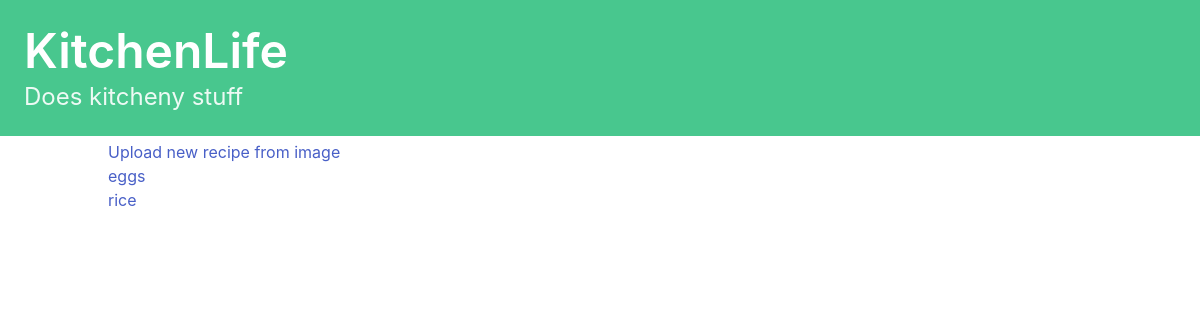
Page /recipes/ on the earlier database version.
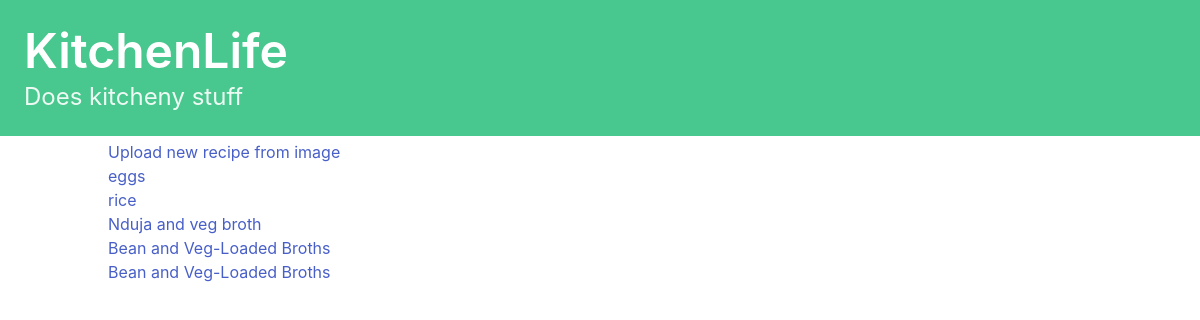
Same page on the later database version.
### recipes/models.py (models this page shows, shortened)
class Recipe(models.Model):
    name = models.CharField(max_length=200)
    method = models.TextField(max_length=2000)
    ingredients_string = models.TextField(max_length=500)#Plain text of ingredients
    book = models.CharField(max_length=200, null = True, blank = True)
    page = models.CharField(max_length=5, null = True, blank = True)
    serves = models.CharField(max_length=5, null = True, blank = True)
    description = models.TextField(max_length=200, null = True, blank = True)

### recipes/views.py (the view)
# urls.py: path('', views.index, name='index'),
def index(request):
    recipe_list = Recipe.objects.all()
    template = loader.get_template('recipes/index.html')
    context = {'recipe_list': recipe_list}
    return render(request, 'recipes/index.html', context)

### recipes/templates/recipes/index.html
{% extends 'base.html' %}
{% block content %}
<ul><a href="{% url 'recipes:upload' %}">Upload new recipe from image</a>
{% if recipe_list %}
    {% for recipe in recipe_list %}
    <li><a href="{% url 'recipes:detail' recipe.id %}">{{ recipe.name }}</a></li>
    {% endfor %}
{% else %}
    <p>No recipes are available.</p>
{% endif %}
</ul>
{% endblock content %}

### kitchenlife/templates/base.html (shortened to what this page needs)
<!DOCTYPE html>
<html lang="en">
<head>
    <link rel="stylesheet"
          href="https://cdn.jsdelivr.net/npm/bulma@0.9.3/css/bulma.min.css">
</head>
<body>
    <a href="{% url 'index' %} ">
    <section class="hero is-small is-success mb-4">
        <div class="hero-body">
            <h1 class="title is-1">KitchenLife</h1>
            <p class="subtitle is-4">
                Does kitcheny stuff
            </p>
        </div>
    </section>
    </a>
    <div class="container">
        <div class="columns">
            {% block content %}
            {% endblock content %}
        </div>
    </div>
</body>
</html>

Differences in the rows shown:
added Recipe: name "Nduja and veg broth"
added Recipe: name "Bean and Veg-Loaded Broths"
added Recipe: name "Bean and Veg-Loaded Broths"
